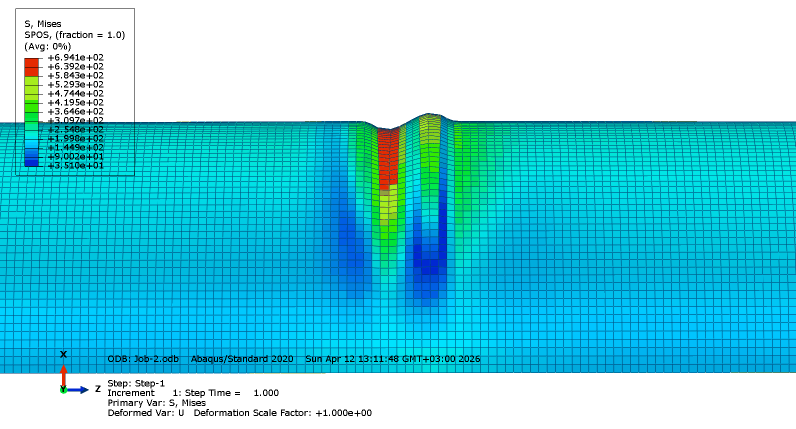
#> input picture Docs/media/media/image15.png, 1592 x 857 px (shown at 1/2 size)
$ python sf3_stress_contours.py
#> lines starting #> are read from the running program, lines starting #| are printed output that depends on the picture
### Docs/paper/figures/scripts/fig_data.py
"""Shared data + style for IJPVP paper figures (WP3b).

All numerical values transcribed verbatim from the thesis
(Docs/KUnal_tez_org_tr.md). No fabricated data.
"""
from __future__ import annotations
import numpy as np
import matplotlib as mpl

# ---------------------------------------------------------------- constants
C_PRIME = 1126.0      # MPa, load-controlled Markl coefficient (IPC2002-27124), thesis L1063
SIGMA_HOOP = 349.2    # MPa, nominal hoop stress at MAOP, thesis L855
S_AMP_MAOP = SIGMA_HOOP / 2.0   # 174.6 MPa, amplitude at full MAOP, thesis L1058/L1104
MAOP = 9.55           # MPa, thesis L855
DT_RATIO = 73.1       # constant D/t, thesis L855

# ---------------------------------------------------------------- L9 x 3 data (27 pts)
# columns: exp, theta(deg), d(mm), d_over_D, d_over_t, L_over_d, a_over_C, SCF_FEA
L9_56 = [  # Tablo 3.6 (56" OD=1422.4 mm)
    ("D1", 90, 18, 0.0127, 0.925, 10,   0.25, 1.42),
    ("D2", 90, 24, 0.0169, 1.234, 10,   0.25, 1.70),
    ("D3", 90, 30, 0.0211, 1.542, 12,   0.25, 1.78),
    ("D4", 135, 24, 0.0169, 1.234, 7.5,  0.375, 1.74),
    ("D5", 135, 30, 0.0211, 1.542, 8,    0.375, 1.91),
    ("D6", 135, 18, 0.0127, 0.925, 20,   0.375, 1.45),
    ("D7", 180, 30, 0.0211, 1.542, 6,    0.500, 1.95),
    ("D8", 180, 18, 0.0127, 0.925, 13.3, 0.500, 1.51),
    ("D9", 180, 24, 0.0169, 1.234, 15,   0.500, 1.63),
]
L9_48 = [  # Tablo 3.7 (48" OD=1219.2 mm)
    ("D1", 90, 18, 0.0148, 1.080, 10,   0.25, 1.60),
    ("D2", 90, 24, 0.0197, 1.440, 10,   0.25, 1.77),
    ("D3", 90, 30, 0.0246, 1.800, 12,   0.25, 1.86),
    ("D4", 135, 24, 0.0197, 1.440, 7.5,  0.375, 1.87),
    ("D5", 135, 30, 0.0246, 1.800, 8,    0.375, 2.00),
    ("D6", 135, 18, 0.0148, 1.080, 20,   0.375, 1.50),
    ("D7", 180, 30, 0.0246, 1.800, 6,    0.500, 2.14),
    ("D8", 180, 18, 0.0148, 1.080, 13.3, 0.500, 1.61),
    ("D9", 180, 24, 0.0197, 1.440, 15,   0.500, 1.67),
]
L9_36 = [  # Tablo 3.8 (36" OD=914.4 mm)
    ("D1", 90, 18, 0.0197, 1.440, 10,   0.25, 1.72),
    ("D2", 90, 24, 0.0262, 1.920, 10,   0.25, 1.85),
    ("D3", 90, 30, 0.0328, 2.400, 12,   0.25, 1.89),
    ("D4", 135, 24, 0.0262, 1.920, 7.5,  0.375, 2.06),
    ("D5", 135, 30, 0.0328, 2.400, 8,    0.375, 2.10),
    ("D6", 135, 18, 0.0197, 1.440, 20,   0.375, 1.52),
    ("D7", 180, 30, 0.0328, 2.400, 6,    0.500, 2.37),
    ("D8", 180, 18, 0.0197, 1.440, 13.3, 0.500, 1.80),
    ("D9", 180, 24, 0.0262, 1.920, 15,   0.500, 1.72),
]
DIAMS = {"36\"": L9_36, "48\"": L9_48, "56\"": L9_56}

# ---------------------------------------------------------------- formulas
def ld_scf(dD, dt, Ld, aC):
    """Thesis LD-SCF regression, Eq. 3.10 (R2=0.916)."""
    return 142.1 * dD**0.938 * dt**-0.676 * Ld**-0.167 * aC**0.065

def ipc_scf(DtR, dD, dt, Ld, aC):
    """Rosenfeld et al. IPC2002 formula, Eq. 3.8."""
    return 0.122 * DtR**0.815 * dD**1.06 * dt**0.783 * Ld**0.014 * aC**-2.87

# [4 lines left out: function life_years, not called in this run]

def scf_crit(n_cycles, T_design, c_prime=C_PRIME, s_amp=S_AMP_MAOP):
    """Closed-form critical SCF: C'/(S_amp*(n*T)^0.2)."""
    return c_prime / (s_amp * (n_cycles * T_design)**0.2)

# ---------------------------------------------------------------- mixed spectrum (Tablo 3.12)
MIXED_SPECTRUM = [  # (label, dP/MAOP %, n_i/yr, damage %)
    ("Full MAOP",  100, 2,   17.4),
    ("High (80%)",  80, 24,  68.6),
    ("Mid (50%)",   50, 52,  14.2),
    ("Small (5%)",   5, 200,  0.0),
]

# ---------------------------------------------------------------- style
GREY = "#3a3a3a"
PALETTE = {"36\"": "#1b3a6b", "48\"": "#b8860b", "56\"": "#7a1f2b"}  # cb-safe, distinct
MARKERS = {"36\"": "o", "48\"": "s", "56\"": "^"}
LINES = {"36\"": "-", "48\"": "--", "56\"": ":"}

def apply_style():
    mpl.rcParams.update({
        "figure.dpi": 120,
        "savefig.dpi": 600,
        "font.family": "sans-serif",
        "font.sans-serif": ["DejaVu Sans", "Arial"],
        "font.size": 8.5,
        "axes.titlesize": 9,
        "axes.labelsize": 9,
        "legend.fontsize": 7.5,
        "xtick.labelsize": 8,
        "ytick.labelsize": 8,
        "axes.linewidth": 0.8,
        "lines.linewidth": 1.4,
        "axes.grid": True,
        "grid.alpha": 0.25,
        "grid.linewidth": 0.5,
        "savefig.bbox": "tight",
        "savefig.pad_inches": 0.02,
        "pdf.fonttype": 42,  # editable text in PDF
    })

CM = 1 / 2.54
W1 = 9.0 * CM    # single column ~90 mm
W2 = 19.0 * CM   # double column ~190 mm

### Docs/paper/figures/scripts/sf3_stress_contours.py
"""SF3 - Full stress-component contour set at the ripple
(image15 Von Mises, image16 S11 circ., image17 S22 axial)."""
import os, matplotlib.pyplot as plt
from fig_data import apply_style, W2

apply_style()
HERE = os.path.dirname(__file__)
MEDIA = os.path.join(HERE, "..", "..", "..", "media", "media")
OUT = os.path.join(HERE, "..")

panels = [
    ("image15.png", "(a) von Mises"),
    ("image16.png", "(b) S11 (circumferential)"),
    ("image17.png", "(c) S22 (axial)"),
]
fig, axs = plt.subplots(3, 1, figsize=(W2*0.7, 16.0/2.54))
for ax, (img, title) in zip(axs, panels):
    arr = plt.imread(os.path.join(MEDIA, img))
#> arr is the input picture: shape (857, 1592, 4) float32; mean R, G, B, A 0.408, 0.812, 0.866, 0.599
    h = arr.shape[0]
#> h = 857
    ax.imshow(arr[: int(0.84 * h)])
    ax.axis("off")
    ax.set_title(title, fontsize=8, loc="left")
fig.tight_layout(h_pad=0.5)
for ext in ("pdf", "png"):
    fig.savefig(os.path.join(OUT, f"sf3_stress_contours.{ext}"))
#> this loop made 2 passes
#> pass 1, `fig.savefig(os.path.join(OUT, f"sf3_stress_contours.{ext}"))`:
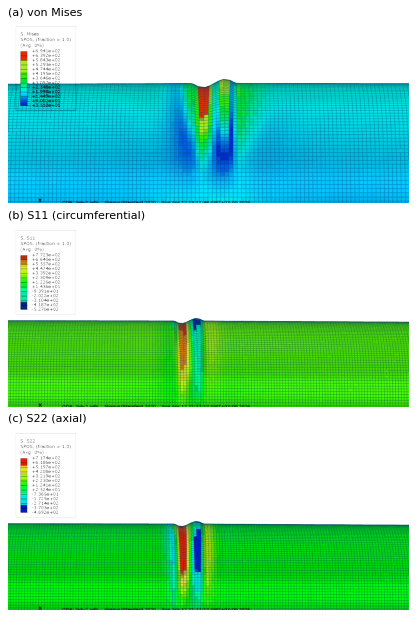
#> figure drawn by matplotlib, 3 panels
print("saved sf3_stress_contours")
